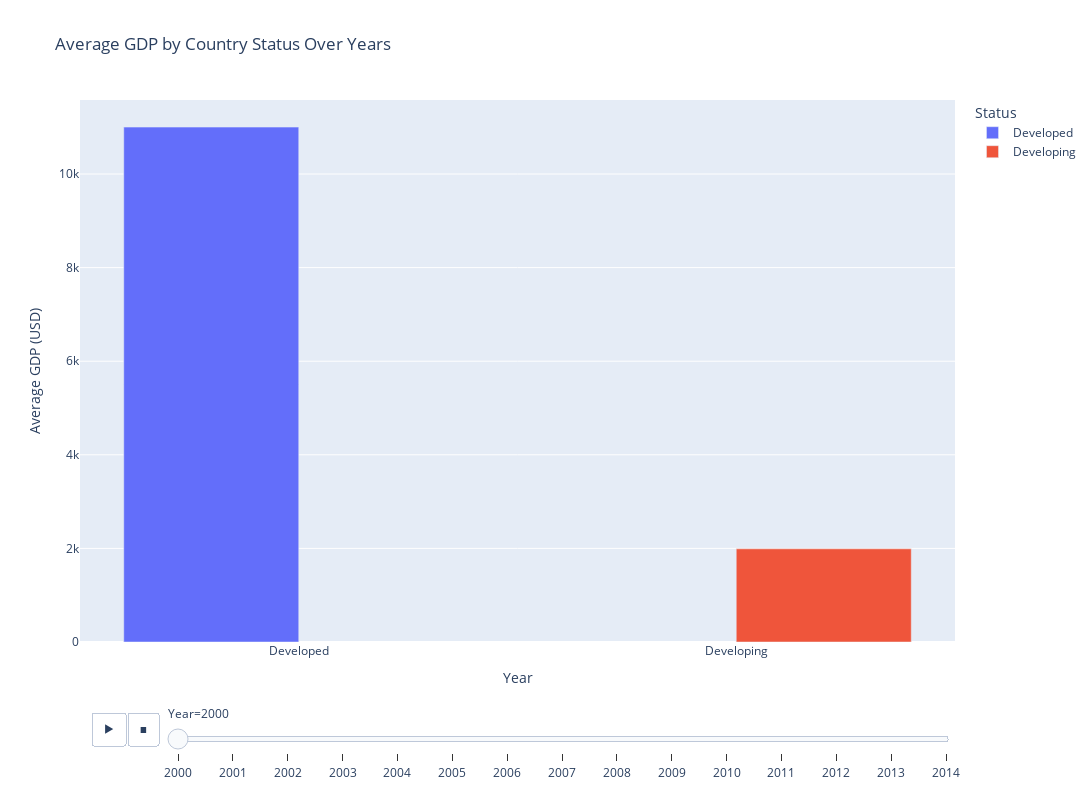

Here is the notebook cell this chart was saved with:
### Code cell
fig = px.bar(df_gdp_avg, x='Status', y='GDP', color='Status', title='Average GDP by Country Status Over Years',animation_frame='Year', barmode='group')
fig.update_layout(xaxis_title='Year', yaxis_title='Average GDP (USD)', width=1200, height=800)
fig.show()

### Figure 1 — Plotly figure (JSON) as saved in the notebook; plotly's stock layout.template omitted (floating-point values rounded to 4 significant figures)
{"data": [{"alignmentgroup": "True", "hovertemplate": "Status=%{x}<br>Year=2000<br>GDP=%{y}<extra></extra>", "legendgroup": "Developed", "marker": {"color": "#636efa", "pattern": {"shape": ""}}, "name": "Developed", "offsetgroup": "Developed", "orientation": "v", "showlegend": true, "textposition": "auto", "type": "bar", "x": ["Developed"], "xaxis": "x", "y": [11000.0], "yaxis": "y"}, {"alignmentgroup": "True", "hovertemplate": "Status=%{x}<br>Year=2000<br>GDP=%{y}<extra></extra>", "legendgroup": "Developing", "marker": {"color": "#EF553B", "pattern": {"shape": ""}}, "name": "Developing", "offsetgroup": "Developing", "orientation": "v", "showlegend": true, "textposition": "auto", "type": "bar", "x": ["Developing"], "xaxis": "x", "y": [1991.0], "yaxis": "y"}], "layout": {"barmode": "group", "height": 800, "legend": {"title": {"text": "Status"}, "tracegroupgap": 0}, "sliders": [{"active": 0, "currentvalue": {"prefix": "Year="}, "len": 0.9, "pad": {"b": 10, "t": 60}, "steps": [{"args": [["2000"], {"frame": {"duration": 0, "redraw": true}, "fromcurrent": true, "mode": "immediate", "transition": {"duration": 0, "easing": "linear"}}], "label": "2000", "method": "animate"}, {"args": [["2001"], {"frame": {"duration": 0, "redraw": true}, "fromcurrent": true, "mode": "immediate", "transition": {"duration": 0, "easing": "linear"}}], "label": "2001", "method": "animate"}, {"args": [["2002"], {"frame": {"duration": 0, "redraw": true}, "fromcurrent": true, "mode": "immediate", "transition": {"duration": 0, "easing": "linear"}}], "label": "2002", "method": "animate"}, {"args": [["2003"], {"frame": {"duration": 0, "redraw": true}, "fromcurrent": true, "mode": "immediate", "transition": {"duration": 0, "easing": "linear"}}], "label": "2003", "method": "animate"}, {"args": [["2004"], {"frame": {"duration": 0, "redraw": true}, "fromcurrent": true, "mode": "immediate", "transition": {"duration": 0, "easing": "linear"}}], "label": "2004", "method": "animate"}, {"args": [["2005"], {"frame": {"duration": 0, "redraw": true}, "fromcurrent": true, "mode": "immediate", "transition": {"duration": 0, "easing": "linear"}}], "label": "2005", "method": "animate"}, {"args": [["2006"], {"frame": {"duration": 0, "redraw": true}, "fromcurrent": true, "mode": "immediate", "transition": {"duration": 0, "easing": "linear"}}], "label": "2006", "method": "animate"}, {"args": [["2007"], {"frame": {"duration": 0, "redraw": true}, "fromcurrent": true, "mode": "immediate", "transition": {"duration": 0, "easing": "linear"}}], "label": "2007", "method": "animate"}, {"args": [["2008"], {"frame": {"duration": 0, "redraw": true}, "fromcurrent": true, "mode": "immediate", "transition": {"duration": 0, "easing": "linear"}}], "label": "2008", "method": "animate"}, {"args": [["2009"], {"frame": {"duration": 0, "redraw": true}, "fromcurrent": true, "mode": "immediate", "transition": {"duration": 0, "easing": "linear"}}], "label": "2009", "method": "animate"}, {"args": [["2010"], {"frame": {"duration": 0, "redraw": true}, "fromcurrent": true, "mode": "immediate", "transition": {"duration": 0, "easing": "linear"}}], "label": "2010", "method": "animate"}, {"args": [["2011"], {"frame": {"duration": 0, "redraw": true}, "fromcurrent": true, "mode": "immediate", "transition": {"duration": 0, "easing": "linear"}}], "label": "2011", "method": "animate"}, {"args": [["2012"], {"frame": {"duration": 0, "redraw": true}, "fromcurrent": true, "mode": "immediate", "transition": {"duration": 0, "easing": "linear"}}], "label": "2012", "method": "animate"}, {"args": [["2013"], {"frame": {"duration": 0, "redraw": true}, "fromcurrent": true, "mode": "immediate", "transition": {"duration": 0, "easing": "linear"}}], "label": "2013", "method": "animate"}, {"args": [["2014"], {"frame": {"duration": 0, "redraw": true}, "fromcurrent": true, "mode": "immediate", "transition": {"duration": 0, "easing": "linear"}}], "label": "2014", "method": "animate"}], "x": 0.1, "xanchor": "left", "y": 0, "yanchor": "top"}], "title": {"text": "Average GDP by Country Status Over Years"}, "updatemenus": [{"buttons": [{"args": [null, {"frame": {"duration": 500, "redraw": true}, "fromcurrent": true, "mode": "immediate", "transition": {"duration": 500, "easing": "linear"}}], "label": "&#9654;", "method": "animate"}, {"args": [[null], {"frame": {"duration": 0, "redraw": true}, "fromcurrent": true, "mode": "immediate", "transition": {"duration": 0, "easing": "linear"}}], "label": "&#9724;", "method": "animate"}], "direction": "left", "pad": {"r": 10, "t": 70}, "showactive": false, "type": "buttons", "x": 0.1, "xanchor": "right", "y": 0, "yanchor": "top"}], "width": 1200, "xaxis": {"anchor": "y", "categoryarray": ["Developed", "Developing"], "categoryorder": "array", "domain": [0, 1], "title": {"text": "Year"}}, "yaxis": {"anchor": "x", "domain": [0, 1], "title": {"text": "Average GDP (USD)"}}}}
